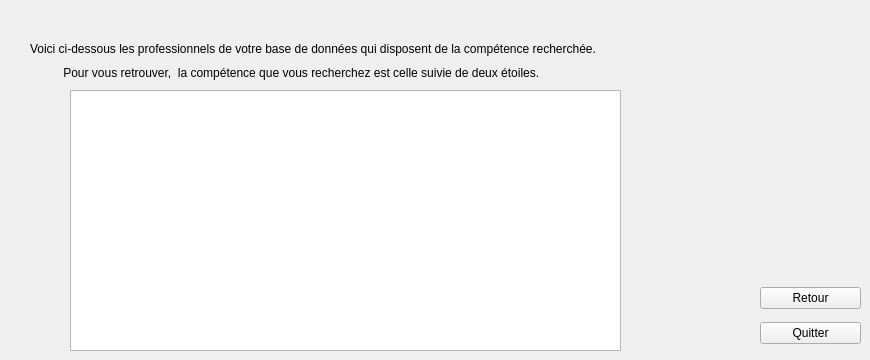
    <widget class="QWidget" name="page_26">
     <widget class="QTextBrowser" name="textBrowser_25">
      <property name="geometry">
       <rect>
        <x>70</x>
        <y>90</y>
        <width>551</width>
        <height>261</height>
       </rect>
      </property>
     </widget>
     <widget class="QWidget" name="verticalLayoutWidget_33">
      <property name="geometry">
       <rect>
        <x>760</x>
        <y>280</y>
        <width>101</width>
        <height>71</height>
       </rect>
      </property>
      <layout class="QVBoxLayout" name="verticalLayout_33">
       <item>
        <widget class="QPushButton" name="pushButton_74">
         <property name="text">
          <string>Retour</string>
         </property>
        </widget>
       </item>
       <item>
        <widget class="QPushButton" name="pushButton_75">
         <property name="text">
          <string>Quitter</string>
         </property>
        </widget>
       </item>
      </layout>
     </widget>
     <widget class="QLabel" name="label_59">
      <property name="geometry">
       <rect>
        <x>80</x>
        <y>10</y>
        <width>661</width>
        <height>20</height>
       </rect>
      </property>
      <property name="text">
       <string/>
      </property>
     </widget>
     <widget class="QWidget" name="verticalLayoutWidget_34">
      <property name="geometry">
       <rect>
        <x>30</x>
        <y>40</y>
        <width>646</width>
        <height>42</height>
       </rect>
      </property>
      <layout class="QVBoxLayout" name="verticalLayout_34">
       <item>
        <widget class="QLabel" name="label_60">
         <property name="text">
          <string>Voici ci-dessous les professionnels de votre base de données qui disposent de la compétence recherchée.</string>
         </property>
        </widget>
       </item>
       <item>
        <widget class="QLabel" name="label_61">
         <property name="text">
          <string>          Pour vous retrouver,  la compétence que vous recherchez est celle suivie de deux étoiles.</string>
         </property>
        </widget>
       </item>
      </layout>
     </widget>
    </widget>
